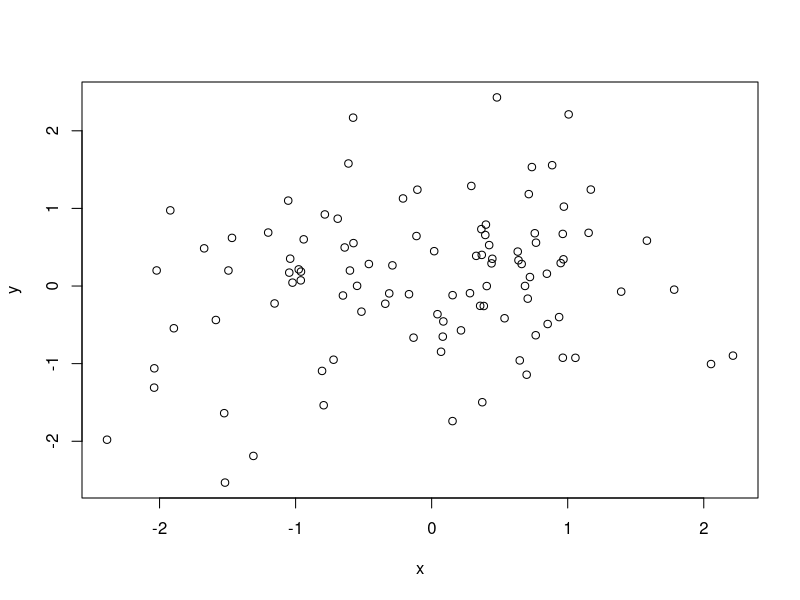
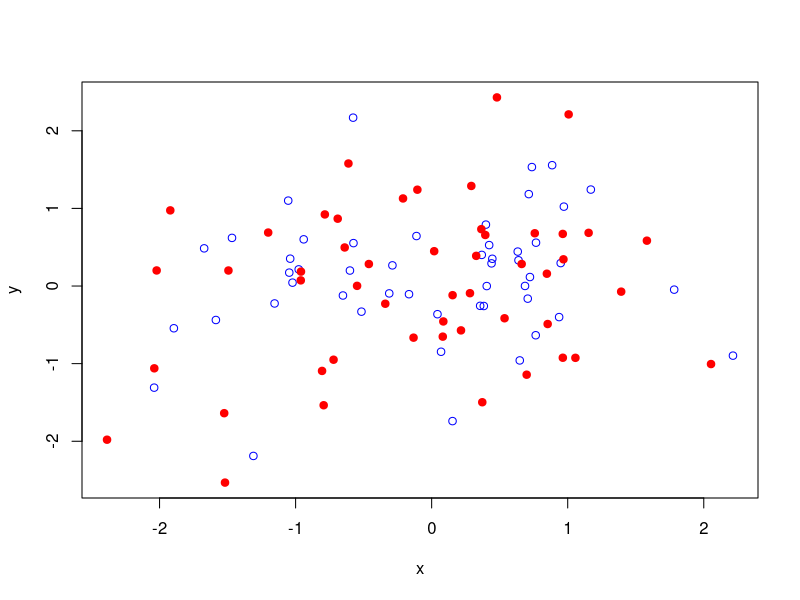

Here is the R script that generated these plots, in order:
g <- gl(2,50, labels = c("Male", "Female")) #Length 100
head(g)
str(g)
x <- rnorm(100)
y <- rnorm(100)
plot(x,y)
plot(x,y, type="n")
points(x[g=="Male"], y[g=="Male"], col = "blue")
points(x[g=="Female"], y[g=="Female"], col = "red", pch=19)

